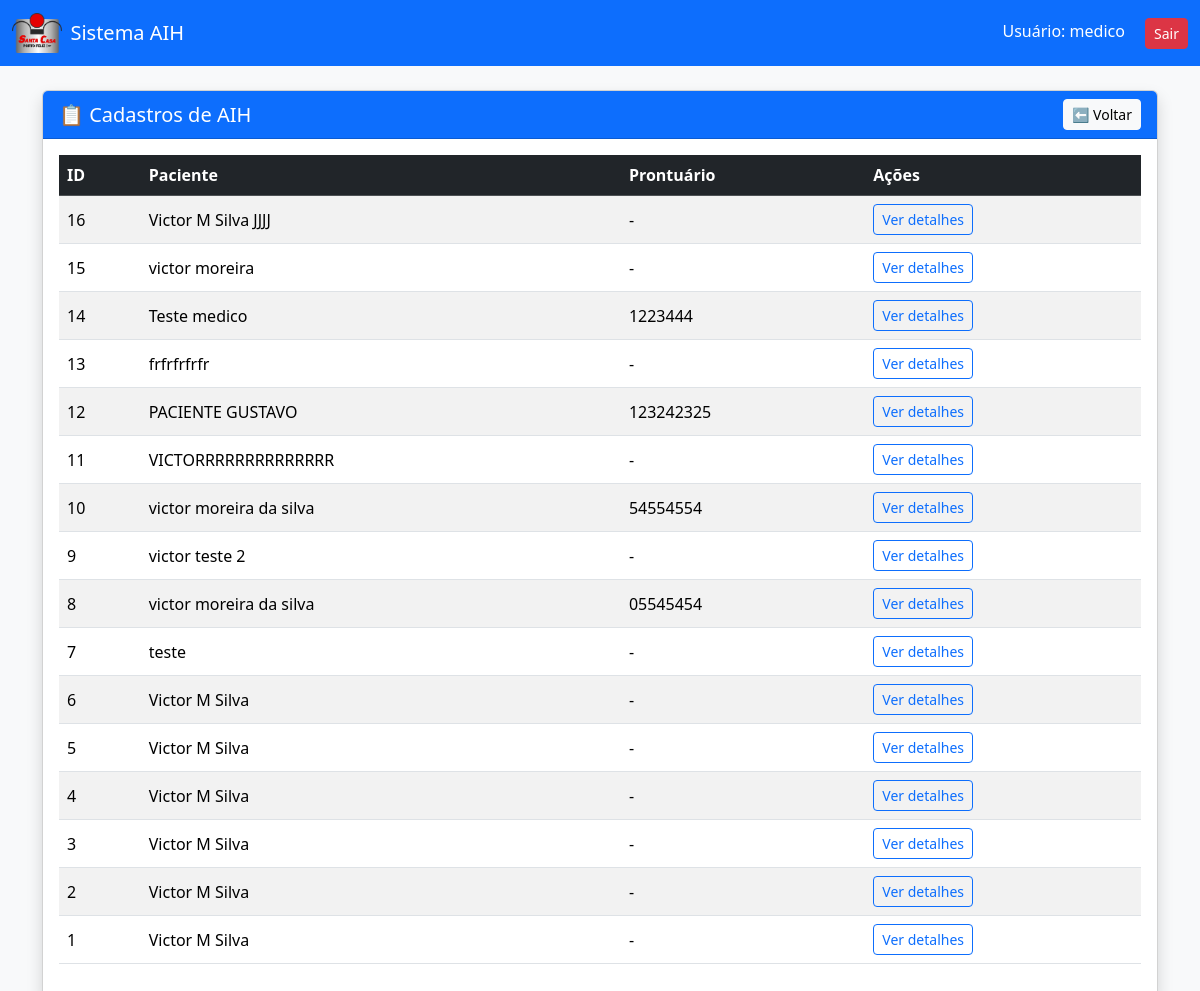
The page /listar_cadastros (signed in) on the database its author committed.
### tables this page shows
CREATE TABLE aih (
        id INTEGER PRIMARY KEY AUTOINCREMENT,

        -- PACIENTE
        nome_paciente TEXT,
        prontuario TEXT,
        cns TEXT,
        data_nascimento TEXT,
        sexo TEXT,
        raca_cor TEXT,
        etnia TEXT,
        nome_mae TEXT,
        telefone1 TEXT,
        telefone2 TEXT,
        responsavel TEXT,
        endereco TEXT,
        municipio TEXT,
        ibge TEXT,
        uf TEXT,
        cep TEXT,

        -- JUSTIFICATIVA
        sinais TEXT,
        condicoes TEXT,
        provas TEXT,
        diagnostico TEXT,
        cid_principal TEXT,
        cid_secundario TEXT,
        cid_associado TEXT,

        -- PROCEDIMENTO
        descricao_procedimento TEXT,
        codigo_procedimento TEXT,
        clinica TEXT,
        carater TEXT,
        doc_prof TEXT,
        numero_doc_prof TEXT,
        nome_prof TEXT,
        data_solicitacao TEXT,

        -- CAUSA EXTERNA
        tipo_acidente TEXT,
        cnpj_seguradora TEXT,
        cnpj_empresa TEXT,
        numero_bilhete TEXT,
        cnae TEXT,
        serie TEXT,
        cbor TEXT,
        vinculo_empresa TEXT,

        -- AUTORIZAÇÃO
        nome_autorizador TEXT,
        orgao_emissor TEXT,
        doc_autorizador TEXT,
        numero_doc_autorizador TEXT,
        data_autorizacao TEXT,
        numero_autorizacao TEXT,

        -- ARQUIVO
        arquivo_pdf TEXT,
        necessita_apa TEXT,
        status TEXT DEFAULT 'Pendente'

    , data_reprovacao TEXT, usuario_aprovacao TEXT, data_aprovacao TEXT, usuario_reprovacao TEXT);

### app.py (the view)
@app.route("/listar_cadastros")
@login_required
def listar_cadastros():
    conn = conectar_db()
    cursor = conn.cursor()
    cursor.execute("SELECT id, nome_paciente, prontuario FROM aih ORDER BY id DESC")
    dados = cursor.fetchall()
    conn.close()
    return render_template("listar_cadastros.html", dados=dados)

### app.py (called while the page is built)
def conectar_db():
    caminho = os.path.abspath("aih.db")
    conn = sqlite3.connect(
        caminho,
        timeout=10,
        check_same_thread=False
    )
    conn.row_factory = sqlite3.Row
    return conn

def login_required(func):
    @wraps(func)
    def wrapper(*args, **kwargs):
        if "usuario" not in session:
            return redirect(url_for("login"))
        return func(*args, **kwargs)
    return wrapper

@app.context_processor
def injetar_logo_santa_casa():
    static_dir = os.path.join(os.path.dirname(__file__), "static")
    for arquivo_logo in LOGO_CANDIDATOS:
        if os.path.exists(os.path.join(static_dir, arquivo_logo)):
            return {"logo_santa_casa": arquivo_logo}
    return {"logo_santa_casa": None}

### templates/listar_cadastros.html (shortened to what this page needs)
{% extends "base.html" %}
{% block content %}
<div class="card shadow">
  <div class="card-header bg-primary text-white d-flex justify-content-between align-items-center">
    <h5 class="mb-0">📋 Cadastros de AIH</h5>
    <a href="/lista" class="btn btn-light btn-sm">⬅ Voltar</a>
  </div>
  <div class="card-body">
    <table class="table table-striped table-hover align-middle">
      <thead class="table-dark">
        <tr>
          <th>ID</th>
          <th>Paciente</th>
          <th>Prontuário</th>
          <th>Ações</th>
        </tr>
      </thead>
      <tbody>
        {% for item in dados %}
        <tr>
          <td>{{ item.id }}</td>
          <td>{{ item.nome_paciente }}</td>
          <td>{{ item.prontuario or "-" }}</td>
          <td>
            <a href="/ver_aih/{{ item.id }}" class="btn btn-sm btn-outline-primary">Ver detalhes</a>
          </td>
        </tr>
        {% else %}
        <tr>
          <td colspan="4" class="text-center text-muted">Nenhum cadastro encontrado.</td>
        </tr>
        {% endfor %}
      </tbody>
    </table>
  </div>
</div>
{% endblock %}

### rows shown on the page
aih: id "16", nome_paciente "Victor M Silva JJJJ", prontuario "-"
aih: id "15", nome_paciente "victor moreira", prontuario "-"
aih: id "14", nome_paciente "Teste medico", prontuario "1223444"
aih: id "13", nome_paciente "frfrfrfrfr", prontuario "-"
aih: id "12", nome_paciente "PACIENTE GUSTAVO", prontuario "123242325"
aih: id "11", nome_paciente "VICTORRRRRRRRRRRRRR", prontuario "-"
aih: id "10", nome_paciente "victor moreira da silva", prontuario "54554554"
aih: id "9", nome_paciente "victor teste 2", prontuario "-"
aih: id "8", nome_paciente "victor moreira da silva", prontuario "05545454"
aih: id "7", nome_paciente "teste", prontuario "-"
aih: id "6", nome_paciente "Victor M Silva", prontuario "-"
aih: id "5", nome_paciente "Victor M Silva", prontuario "-"
aih: id "4", nome_paciente "Victor M Silva", prontuario "-"
aih: id "3", nome_paciente "Victor M Silva", prontuario "-"
aih: id "2", nome_paciente "Victor M Silva", prontuario "-"
aih: id "1", nome_paciente "Victor M Silva", prontuario "-"

### other values the page prints
{{ session.usuario }} "medico"
